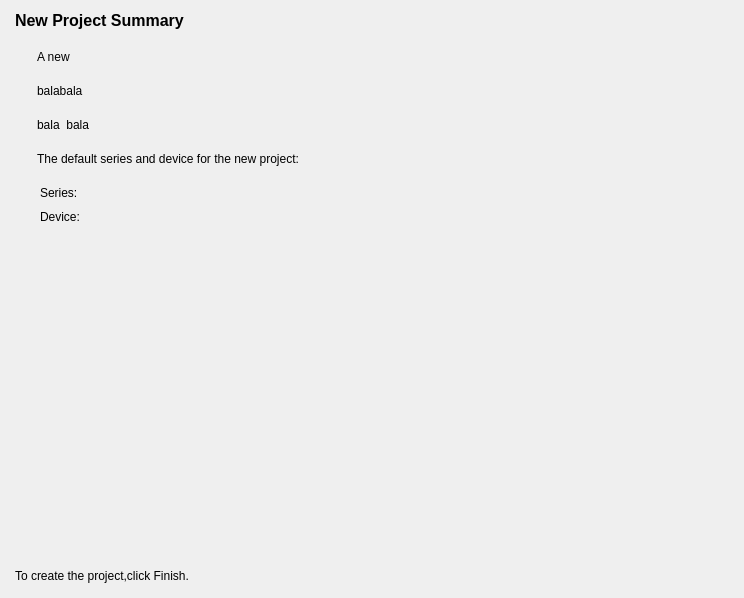
<?xml version="1.0" encoding="UTF-8"?>
<ui version="4.0">
 <class>summaryForm</class>
 <widget class="QWidget" name="summaryForm">
  <property name="geometry">
   <rect>
    <x>0</x>
    <y>0</y>
    <width>744</width>
    <height>598</height>
   </rect>
  </property>
  <property name="windowTitle">
   <string>Form</string>
  </property>
  <layout class="QVBoxLayout" name="verticalLayout_2">
   <property name="spacing">
    <number>20</number>
   </property>
   <property name="leftMargin">
    <number>15</number>
   </property>
   <property name="bottomMargin">
    <number>15</number>
   </property>
   <item>
    <widget class="QLabel" name="m_labelTitle">
     <property name="font">
      <font>
       <family>Arial</family>
       <pointsize>12</pointsize>
       <weight>75</weight>
       <bold>true</bold>
      </font>
     </property>
     <property name="text">
      <string>New Project Summary</string>
     </property>
     <property name="textFormat">
      <enum>Qt::AutoText</enum>
     </property>
    </widget>
   </item>
   <item>
    <layout class="QHBoxLayout" name="horizontalLayout" stretch="3,97">
     <property name="spacing">
      <number>0</number>
     </property>
     <item>
      <widget class="QLabel" name="m_labelNamePic">
       <property name="styleSheet">
        <string notr="true">image: url(:/img/img/info.png);</string>
       </property>
       <property name="text">
        <string/>
       </property>
      </widget>
     </item>
     <item>
      <widget class="QLabel" name="m_labelName">
       <property name="styleSheet">
        <string notr="true"/>
       </property>
       <property name="text">
        <string>A new </string>
       </property>
       <property name="wordWrap">
        <bool>true</bool>
       </property>
      </widget>
     </item>
    </layout>
   </item>
   <item>
    <layout class="QHBoxLayout" name="horizontalLayout_2" stretch="3,97">
     <property name="spacing">
      <number>0</number>
     </property>
     <item>
      <widget class="QLabel" name="m_labelSourcesPic">
       <property name="text">
        <string/>
       </property>
      </widget>
     </item>
     <item>
      <widget class="QLabel" name="m_labelSources">
       <property name="text">
        <string>balabala</string>
       </property>
       <property name="textFormat">
        <enum>Qt::AutoText</enum>
       </property>
       <property name="wordWrap">
        <bool>true</bool>
       </property>
      </widget>
     </item>
    </layout>
   </item>
   <item>
    <layout class="QHBoxLayout" name="horizontalLayout_3" stretch="3,97">
     <property name="spacing">
      <number>0</number>
     </property>
     <item>
      <widget class="QLabel" name="m_labelConstraintsPic">
       <property name="text">
        <string/>
       </property>
      </widget>
     </item>
     <item>
      <widget class="QLabel" name="m_labelConstraints">
       <property name="text">
        <string>bala  bala</string>
       </property>
      </widget>
     </item>
    </layout>
   </item>
   <item>
    <layout class="QHBoxLayout" name="horizontalLayout_4" stretch="3,97">
     <property name="spacing">
      <number>0</number>
     </property>
     <item>
      <widget class="QLabel" name="m_labelSDevPic">
       <property name="text">
        <string/>
       </property>
      </widget>
     </item>
     <item>
      <widget class="QLabel" name="m_labelSeriesDevice">
       <property name="text">
        <string>The default series and device for the new project:</string>
       </property>
      </widget>
     </item>
    </layout>
   </item>
   <item>
    <layout class="QVBoxLayout" name="verticalLayout">
     <property name="spacing">
      <number>10</number>
     </property>
     <property name="leftMargin">
      <number>25</number>
     </property>
     <property name="topMargin">
      <number>0</number>
     </property>
     <property name="rightMargin">
      <number>10</number>
     </property>
     <property name="bottomMargin">
      <number>10</number>
     </property>
     <item>
      <widget class="QLabel" name="m_labelSeries">
       <property name="text">
        <string>Series:</string>
       </property>
      </widget>
     </item>
     <item>
      <widget class="QLabel" name="m_labelDevice">
       <property name="text">
        <string>Device:</string>
       </property>
      </widget>
     </item>
    </layout>
   </item>
   <item>
    <spacer name="verticalSpacer">
     <property name="orientation">
      <enum>Qt::Vertical</enum>
     </property>
     <property name="sizeHint" stdset="0">
      <size>
       <width>20</width>
       <height>308</height>
      </size>
     </property>
    </spacer>
   </item>
   <item>
    <widget class="QLabel" name="m_labelTail">
     <property name="text">
      <string>To create the project,click Finish.</string>
     </property>
    </widget>
   </item>
  </layout>
 </widget>
 <resources/>
 <connections/>
</ui>
